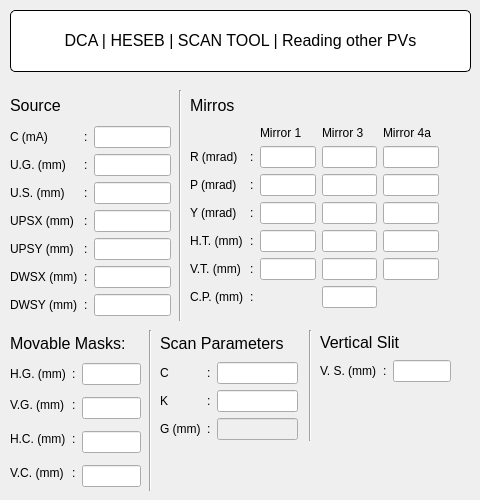
<?xml version="1.0" encoding="UTF-8"?>
<ui version="4.0">
 <class>moreVar</class>
 <widget class="QDialog" name="moreVar">
  <property name="geometry">
   <rect>
    <x>0</x>
    <y>0</y>
    <width>480</width>
    <height>500</height>
   </rect>
  </property>
  <property name="windowTitle">
   <string>Reading other PVs</string>
  </property>
  <widget class="QLabel" name="lblTitle_4">
   <property name="geometry">
    <rect>
     <x>10</x>
     <y>10</y>
     <width>461</width>
     <height>62</height>
    </rect>
   </property>
   <property name="sizePolicy">
    <sizepolicy hsizetype="Minimum" vsizetype="Minimum">
     <horstretch>0</horstretch>
     <verstretch>0</verstretch>
    </sizepolicy>
   </property>
   <property name="font">
    <font>
     <pointsize>12</pointsize>
    </font>
   </property>
   <property name="styleSheet">
    <string notr="true">background-color: rgb(255, 255, 255);
border: 1px solid black;
border-radius: 5px;
margin-top: 0.5em;
subcontrol-origin: margin;
left: 10px;
padding: 0 3px 0 3px;</string>
   </property>
   <property name="text">
    <string>&lt;html&gt;&lt;head/&gt;&lt;body&gt;&lt;p&gt;DCA | HESEB | SCAN TOOL | Reading other PVs&lt;/p&gt;&lt;/body&gt;&lt;/html&gt;</string>
   </property>
   <property name="alignment">
    <set>Qt::AlignCenter</set>
   </property>
   <property name="margin">
    <number>11</number>
   </property>
  </widget>
  <widget class="Line" name="line_2">
   <property name="geometry">
    <rect>
     <x>170</x>
     <y>90</y>
     <width>20</width>
     <height>231</height>
    </rect>
   </property>
   <property name="orientation">
    <enum>Qt::Vertical</enum>
   </property>
  </widget>
  <widget class="Line" name="line_3">
   <property name="geometry">
    <rect>
     <x>140</x>
     <y>330</y>
     <width>20</width>
     <height>161</height>
    </rect>
   </property>
   <property name="orientation">
    <enum>Qt::Vertical</enum>
   </property>
  </widget>
  <widget class="Line" name="line_4">
   <property name="geometry">
    <rect>
     <x>300</x>
     <y>330</y>
     <width>20</width>
     <height>111</height>
    </rect>
   </property>
   <property name="orientation">
    <enum>Qt::Vertical</enum>
   </property>
  </widget>
  <widget class="QWidget" name="">
   <property name="geometry">
    <rect>
     <x>10</x>
     <y>330</y>
     <width>131</width>
     <height>157</height>
    </rect>
   </property>
   <layout class="QVBoxLayout" name="verticalLayout_3">
    <item>
     <widget class="QLabel" name="label_9">
      <property name="font">
       <font>
        <pointsize>12</pointsize>
       </font>
      </property>
      <property name="text">
       <string>Movable Masks:</string>
      </property>
     </widget>
    </item>
    <item>
     <layout class="QGridLayout" name="gridLayout_2">
      <item row="0" column="0">
       <widget class="QLabel" name="label">
        <property name="text">
         <string>H.G. (mm)</string>
        </property>
       </widget>
      </item>
      <item row="0" column="1">
       <widget class="QLabel" name="label_6">
        <property name="text">
         <string>:</string>
        </property>
       </widget>
      </item>
      <item row="0" column="2">
       <widget class="QELineEdit" name="qelineedit">
        <property name="enabled">
         <bool>true</bool>
        </property>
        <property name="autoFillBackground">
         <bool>false</bool>
        </property>
        <property name="variable" stdset="0">
         <string>I11FE-MM:getXGap</string>
        </property>
       </widget>
      </item>
      <item row="1" column="0" rowspan="2">
       <widget class="QLabel" name="label_3">
        <property name="text">
         <string>V.G. (mm)</string>
        </property>
       </widget>
      </item>
      <item row="1" column="1" rowspan="2" colspan="2">
       <widget class="QLabel" name="label_5">
        <property name="text">
         <string>:</string>
        </property>
       </widget>
      </item>
      <item row="2" column="2">
       <widget class="QELineEdit" name="qelineedit_2">
        <property name="enabled">
         <bool>true</bool>
        </property>
        <property name="autoFillBackground">
         <bool>false</bool>
        </property>
        <property name="variable" stdset="0">
         <string>I11FE-MM:getYGap</string>
        </property>
       </widget>
      </item>
      <item row="3" column="0" rowspan="2">
       <widget class="QLabel" name="label_2">
        <property name="text">
         <string>H.C. (mm)</string>
        </property>
       </widget>
      </item>
      <item row="3" column="1" rowspan="2" colspan="2">
       <widget class="QLabel" name="label_7">
        <property name="text">
         <string>:</string>
        </property>
       </widget>
      </item>
      <item row="4" column="2">
       <widget class="QELineEdit" name="qelineedit_3">
        <property name="enabled">
         <bool>true</bool>
        </property>
        <property name="autoFillBackground">
         <bool>false</bool>
        </property>
        <property name="variable" stdset="0">
         <string>I11FE-MM:getXCenter</string>
        </property>
       </widget>
      </item>
      <item row="5" column="0" rowspan="2">
       <widget class="QLabel" name="label_4">
        <property name="text">
         <string>V.C. (mm)</string>
        </property>
       </widget>
      </item>
      <item row="5" column="1" rowspan="2" colspan="2">
       <widget class="QLabel" name="label_8">
        <property name="text">
         <string>:</string>
        </property>
       </widget>
      </item>
      <item row="6" column="2">
       <widget class="QELineEdit" name="qelineedit_4">
        <property name="enabled">
         <bool>true</bool>
        </property>
        <property name="autoFillBackground">
         <bool>false</bool>
        </property>
        <property name="variable" stdset="0">
         <string>I11FE-MM:getYCenter</string>
        </property>
       </widget>
      </item>
     </layout>
    </item>
   </layout>
  </widget>
  <widget class="QWidget" name="">
   <property name="geometry">
    <rect>
     <x>160</x>
     <y>330</y>
     <width>138</width>
     <height>110</height>
    </rect>
   </property>
   <layout class="QVBoxLayout" name="verticalLayout_4">
    <item>
     <widget class="QLabel" name="label_46">
      <property name="font">
       <font>
        <pointsize>12</pointsize>
       </font>
      </property>
      <property name="text">
       <string>Scan Parameters</string>
      </property>
     </widget>
    </item>
    <item>
     <layout class="QGridLayout" name="gridLayout_4">
      <item row="0" column="0">
       <widget class="QLabel" name="label_36">
        <property name="text">
         <string>C</string>
        </property>
       </widget>
      </item>
      <item row="0" column="1">
       <widget class="QLabel" name="label_37">
        <property name="text">
         <string>:</string>
        </property>
       </widget>
      </item>
      <item row="1" column="0">
       <widget class="QLabel" name="label_38">
        <property name="text">
         <string>K</string>
        </property>
       </widget>
      </item>
      <item row="2" column="0">
       <widget class="QLabel" name="label_40">
        <property name="text">
         <string>G (mm)</string>
        </property>
       </widget>
      </item>
      <item row="2" column="1">
       <widget class="QLabel" name="label_41">
        <property name="text">
         <string>:</string>
        </property>
       </widget>
      </item>
      <item row="1" column="1">
       <widget class="QLabel" name="label_39">
        <property name="text">
         <string>:</string>
        </property>
       </widget>
      </item>
      <item row="1" column="2">
       <widget class="QELineEdit" name="qelineedit_18">
        <property name="enabled">
         <bool>true</bool>
        </property>
        <property name="autoFillBackground">
         <bool>false</bool>
        </property>
        <property name="variable" stdset="0">
         <string>I11OH-PGM:DiffractionOrder</string>
        </property>
       </widget>
      </item>
      <item row="0" column="2">
       <widget class="QELineEdit" name="qelineedit_17">
        <property name="enabled">
         <bool>true</bool>
        </property>
        <property name="autoFillBackground">
         <bool>false</bool>
        </property>
        <property name="variable" stdset="0">
         <string>I11OH-PGM:getMagnificationMagnitude</string>
        </property>
       </widget>
      </item>
      <item row="2" column="2">
       <widget class="QELineEdit" name="qelineedit_19">
        <property name="enabled">
         <bool>false</bool>
        </property>
        <property name="autoFillBackground">
         <bool>false</bool>
        </property>
        <property name="variable" stdset="0">
         <string/>
        </property>
       </widget>
      </item>
     </layout>
    </item>
   </layout>
  </widget>
  <widget class="QWidget" name="">
   <property name="geometry">
    <rect>
     <x>10</x>
     <y>90</y>
     <width>161</width>
     <height>226</height>
    </rect>
   </property>
   <layout class="QVBoxLayout" name="verticalLayout_2">
    <item>
     <widget class="QLabel" name="label_31">
      <property name="font">
       <font>
        <pointsize>12</pointsize>
       </font>
      </property>
      <property name="text">
       <string>Source</string>
      </property>
     </widget>
    </item>
    <item>
     <layout class="QGridLayout" name="gridLayout_3">
      <item row="5" column="2">
       <widget class="QELineEdit" name="qelineedit_15">
        <property name="enabled">
         <bool>true</bool>
        </property>
        <property name="autoFillBackground">
         <bool>false</bool>
        </property>
        <property name="variable" stdset="0">
         <string>SR-DI-LBR9-bpm1:getSlowAcquisitionXScale</string>
        </property>
        <property name="precision">
         <number>3</number>
        </property>
        <property name="useDbPrecision">
         <bool>false</bool>
        </property>
       </widget>
      </item>
      <item row="2" column="2">
       <widget class="QELineEdit" name="qelineedit_12">
        <property name="enabled">
         <bool>true</bool>
        </property>
        <property name="autoFillBackground">
         <bool>false</bool>
        </property>
        <property name="variable" stdset="0">
         <string>ID11:getShift</string>
        </property>
        <property name="precision">
         <number>3</number>
        </property>
        <property name="useDbPrecision">
         <bool>false</bool>
        </property>
       </widget>
      </item>
      <item row="4" column="1">
       <widget class="QLabel" name="label_30">
        <property name="text">
         <string>:</string>
        </property>
       </widget>
      </item>
      <item row="1" column="0">
       <widget class="QLabel" name="label_23">
        <property name="text">
         <string>U.G. (mm)</string>
        </property>
       </widget>
      </item>
      <item row="1" column="2">
       <widget class="QELineEdit" name="qelineedit_11">
        <property name="enabled">
         <bool>true</bool>
        </property>
        <property name="autoFillBackground">
         <bool>false</bool>
        </property>
        <property name="variable" stdset="0">
         <string>ID11:getGap</string>
        </property>
        <property name="precision">
         <number>3</number>
        </property>
        <property name="useDbPrecision">
         <bool>false</bool>
        </property>
       </widget>
      </item>
      <item row="5" column="1">
       <widget class="QLabel" name="label_33">
        <property name="text">
         <string>:</string>
        </property>
       </widget>
      </item>
      <item row="2" column="1">
       <widget class="QLabel" name="label_26">
        <property name="text">
         <string>:</string>
        </property>
       </widget>
      </item>
      <item row="4" column="2">
       <widget class="QELineEdit" name="qelineedit_14">
        <property name="enabled">
         <bool>true</bool>
        </property>
        <property name="autoFillBackground">
         <bool>false</bool>
        </property>
        <property name="variable" stdset="0">
         <string>SR-DI-LBR8-bpm4:getSlowAcquisitionYScale</string>
        </property>
        <property name="precision">
         <number>3</number>
        </property>
        <property name="useDbPrecision">
         <bool>false</bool>
        </property>
       </widget>
      </item>
      <item row="1" column="1">
       <widget class="QLabel" name="label_24">
        <property name="text">
         <string>:</string>
        </property>
       </widget>
      </item>
      <item row="0" column="1">
       <widget class="QLabel" name="label_22">
        <property name="text">
         <string>:</string>
        </property>
       </widget>
      </item>
      <item row="0" column="0">
       <widget class="QLabel" name="label_21">
        <property name="text">
         <string>C (mA)</string>
        </property>
       </widget>
      </item>
      <item row="0" column="2">
       <widget class="QELineEdit" name="qelineedit_10">
        <property name="enabled">
         <bool>true</bool>
        </property>
        <property name="autoFillBackground">
         <bool>false</bool>
        </property>
        <property name="variable" stdset="0">
         <string>SRC01-DI-DCCT1:getDcctCurrent</string>
        </property>
        <property name="precision">
         <number>2</number>
        </property>
        <property name="useDbPrecision">
         <bool>false</bool>
        </property>
       </widget>
      </item>
      <item row="5" column="0">
       <widget class="QLabel" name="label_32">
        <property name="text">
         <string>DWSX (mm)</string>
        </property>
       </widget>
      </item>
      <item row="2" column="0">
       <widget class="QLabel" name="label_25">
        <property name="text">
         <string>U.S. (mm)</string>
        </property>
       </widget>
      </item>
      <item row="3" column="2">
       <widget class="QELineEdit" name="qelineedit_13">
        <property name="enabled">
         <bool>true</bool>
        </property>
        <property name="autoFillBackground">
         <bool>false</bool>
        </property>
        <property name="variable" stdset="0">
         <string>SR-DI-LBR8-bpm4:getSlowAcquisitionXScale</string>
        </property>
        <property name="precision">
         <number>3</number>
        </property>
        <property name="useDbPrecision">
         <bool>false</bool>
        </property>
       </widget>
      </item>
      <item row="3" column="1">
       <widget class="QLabel" name="label_28">
        <property name="text">
         <string>:</string>
        </property>
       </widget>
      </item>
      <item row="4" column="0">
       <widget class="QLabel" name="label_29">
        <property name="text">
         <string>UPSY (mm)</string>
        </property>
       </widget>
      </item>
      <item row="3" column="0">
       <widget class="QLabel" name="label_27">
        <property name="text">
         <string>UPSX (mm)</string>
        </property>
       </widget>
      </item>
      <item row="6" column="0">
       <widget class="QLabel" name="label_34">
        <property name="text">
         <string>DWSY (mm)</string>
        </property>
       </widget>
      </item>
      <item row="6" column="1">
       <widget class="QLabel" name="label_35">
        <property name="text">
         <string>:</string>
        </property>
       </widget>
      </item>
      <item row="6" column="2">
       <widget class="QELineEdit" name="qelineedit_16">
        <property name="enabled">
         <bool>true</bool>
        </property>
        <property name="autoFillBackground">
         <bool>false</bool>
        </property>
        <property name="variable" stdset="0">
         <string>SR-DI-LBR9-bpm1:getSlowAcquisitionYScale</string>
        </property>
        <property name="precision">
         <number>3</number>
        </property>
        <property name="useDbPrecision">
         <bool>false</bool>
        </property>
       </widget>
      </item>
     </layout>
    </item>
   </layout>
  </widget>
  <widget class="QWidget" name="">
   <property name="geometry">
    <rect>
     <x>190</x>
     <y>90</y>
     <width>249</width>
     <height>218</height>
    </rect>
   </property>
   <layout class="QVBoxLayout" name="verticalLayout">
    <item>
     <widget class="QLabel" name="label_88">
      <property name="font">
       <font>
        <pointsize>12</pointsize>
       </font>
      </property>
      <property name="text">
       <string>Mirros</string>
      </property>
     </widget>
    </item>
    <item>
     <layout class="QGridLayout" name="gridLayout_8">
      <item row="5" column="0">
       <widget class="QLabel" name="label_80">
        <property name="text">
         <string>V.T. (mm)</string>
        </property>
       </widget>
      </item>
      <item row="1" column="4">
       <widget class="QELineEdit" name="qelineedit_45">
        <property name="enabled">
         <bool>true</bool>
        </property>
        <property name="autoFillBackground">
         <bool>false</bool>
        </property>
        <property name="variable" stdset="0">
         <string>I11OH-M4:getRoll</string>
        </property>
        <property name="precision">
         <number>3</number>
        </property>
        <property name="useDbPrecision">
         <bool>false</bool>
        </property>
       </widget>
      </item>
      <item row="1" column="2">
       <widget class="QELineEdit" name="qelineedit_27">
        <property name="enabled">
         <bool>true</bool>
        </property>
        <property name="autoFillBackground">
         <bool>false</bool>
        </property>
        <property name="variable" stdset="0">
         <string>I11FE-M1:getRoll</string>
        </property>
        <property name="precision">
         <number>3</number>
        </property>
        <property name="useDbPrecision">
         <bool>false</bool>
        </property>
       </widget>
      </item>
      <item row="4" column="3">
       <widget class="QELineEdit" name="qelineedit_40">
        <property name="enabled">
         <bool>true</bool>
        </property>
        <property name="autoFillBackground">
         <bool>false</bool>
        </property>
        <property name="variable" stdset="0">
         <string>I11OH-M3:getHorizontal</string>
        </property>
        <property name="precision">
         <number>3</number>
        </property>
        <property name="useDbPrecision">
         <bool>false</bool>
        </property>
       </widget>
      </item>
      <item row="1" column="0">
       <widget class="QLabel" name="label_62">
        <property name="text">
         <string>R (mrad)</string>
        </property>
       </widget>
      </item>
      <item row="5" column="2">
       <widget class="QELineEdit" name="qelineedit_37">
        <property name="enabled">
         <bool>true</bool>
        </property>
        <property name="autoFillBackground">
         <bool>false</bool>
        </property>
        <property name="variable" stdset="0">
         <string>I11FE-M1:getVertical</string>
        </property>
        <property name="precision">
         <number>3</number>
        </property>
        <property name="useDbPrecision">
         <bool>false</bool>
        </property>
       </widget>
      </item>
      <item row="1" column="3">
       <widget class="QELineEdit" name="qelineedit_43">
        <property name="enabled">
         <bool>true</bool>
        </property>
        <property name="autoFillBackground">
         <bool>false</bool>
        </property>
        <property name="variable" stdset="0">
         <string>I11OH-M3:getRoll</string>
        </property>
        <property name="precision">
         <number>3</number>
        </property>
        <property name="useDbPrecision">
         <bool>false</bool>
        </property>
       </widget>
      </item>
      <item row="2" column="2">
       <widget class="QELineEdit" name="qelineedit_34">
        <property name="enabled">
         <bool>true</bool>
        </property>
        <property name="autoFillBackground">
         <bool>false</bool>
        </property>
        <property name="variable" stdset="0">
         <string>I11FE-M1:getPitch</string>
        </property>
        <property name="precision">
         <number>3</number>
        </property>
        <property name="useDbPrecision">
         <bool>false</bool>
        </property>
       </widget>
      </item>
      <item row="3" column="1">
       <widget class="QLabel" name="label_77">
        <property name="text">
         <string>:</string>
        </property>
       </widget>
      </item>
      <item row="5" column="4">
       <widget class="QELineEdit" name="qelineedit_47">
        <property name="enabled">
         <bool>true</bool>
        </property>
        <property name="autoFillBackground">
         <bool>false</bool>
        </property>
        <property name="variable" stdset="0">
         <string>I11OH-M4:getVertical</string>
        </property>
        <property name="precision">
         <number>3</number>
        </property>
        <property name="useDbPrecision">
         <bool>false</bool>
        </property>
       </widget>
      </item>
      <item row="3" column="2">
       <widget class="QELineEdit" name="qelineedit_35">
        <property name="enabled">
         <bool>true</bool>
        </property>
        <property name="autoFillBackground">
         <bool>false</bool>
        </property>
        <property name="variable" stdset="0">
         <string>I11FE-M1:getYaw</string>
        </property>
        <property name="precision">
         <number>3</number>
        </property>
        <property name="useDbPrecision">
         <bool>false</bool>
        </property>
       </widget>
      </item>
      <item row="5" column="1">
       <widget class="QLabel" name="label_81">
        <property name="text">
         <string>:</string>
        </property>
       </widget>
      </item>
      <item row="5" column="3">
       <widget class="QELineEdit" name="qelineedit_42">
        <property name="enabled">
         <bool>true</bool>
        </property>
        <property name="autoFillBackground">
         <bool>false</bool>
        </property>
        <property name="variable" stdset="0">
         <string>I11OH-M3:getVertical</string>
        </property>
        <property name="precision">
         <number>3</number>
        </property>
        <property name="useDbPrecision">
         <bool>false</bool>
        </property>
       </widget>
      </item>
      <item row="1" column="1">
       <widget class="QLabel" name="label_68">
        <property name="text">
         <string>:</string>
        </property>
       </widget>
      </item>
      <item row="3" column="3">
       <widget class="QELineEdit" name="qelineedit_39">
        <property name="enabled">
         <bool>true</bool>
        </property>
        <property name="autoFillBackground">
         <bool>false</bool>
        </property>
        <property name="variable" stdset="0">
         <string>I11OH-M3:getYaw</string>
        </property>
        <property name="precision">
         <number>3</number>
        </property>
        <property name="useDbPrecision">
         <bool>false</bool>
        </property>
       </widget>
      </item>
      <item row="2" column="0">
       <widget class="QLabel" name="label_73">
        <property name="text">
         <string>P (mrad)</string>
        </property>
       </widget>
      </item>
      <item row="2" column="4">
       <widget class="QELineEdit" name="qelineedit_46">
        <property name="enabled">
         <bool>true</bool>
        </property>
        <property name="autoFillBackground">
         <bool>false</bool>
        </property>
        <property name="variable" stdset="0">
         <string>I11OH-M4:getPitch</string>
        </property>
        <property name="precision">
         <number>3</number>
        </property>
        <property name="useDbPrecision">
         <bool>false</bool>
        </property>
       </widget>
      </item>
      <item row="0" column="4">
       <widget class="QLabel" name="label_86">
        <property name="text">
         <string>Mirror 4a</string>
        </property>
       </widget>
      </item>
      <item row="0" column="3">
       <widget class="QLabel" name="label_85">
        <property name="text">
         <string>Mirror 3</string>
        </property>
       </widget>
      </item>
      <item row="6" column="3">
       <widget class="QELineEdit" name="qelineedit_38">
        <property name="enabled">
         <bool>true</bool>
        </property>
        <property name="autoFillBackground">
         <bool>false</bool>
        </property>
        <property name="variable" stdset="0">
         <string>I11R1-MO-MC3:OH-M3-STP-SWX.RBV</string>
        </property>
        <property name="precision">
         <number>3</number>
        </property>
        <property name="useDbPrecision">
         <bool>false</bool>
        </property>
        <property name="leadingZero">
         <bool>true</bool>
        </property>
       </widget>
      </item>
      <item row="0" column="2">
       <widget class="QLabel" name="label_84">
        <property name="text">
         <string>Mirror 1</string>
        </property>
       </widget>
      </item>
      <item row="4" column="1">
       <widget class="QLabel" name="label_79">
        <property name="text">
         <string>:</string>
        </property>
       </widget>
      </item>
      <item row="4" column="0">
       <widget class="QLabel" name="label_78">
        <property name="text">
         <string>H.T. (mm)</string>
        </property>
       </widget>
      </item>
      <item row="4" column="2">
       <widget class="QELineEdit" name="qelineedit_36">
        <property name="enabled">
         <bool>true</bool>
        </property>
        <property name="autoFillBackground">
         <bool>false</bool>
        </property>
        <property name="variable" stdset="0">
         <string>I11FE-M1:getHorizontal</string>
        </property>
        <property name="precision">
         <number>3</number>
        </property>
        <property name="useDbPrecision">
         <bool>false</bool>
        </property>
       </widget>
      </item>
      <item row="2" column="1">
       <widget class="QLabel" name="label_74">
        <property name="text">
         <string>:</string>
        </property>
       </widget>
      </item>
      <item row="6" column="0">
       <widget class="QLabel" name="label_87">
        <property name="text">
         <string>C.P. (mm)</string>
        </property>
       </widget>
      </item>
      <item row="2" column="3">
       <widget class="QELineEdit" name="qelineedit_41">
        <property name="enabled">
         <bool>true</bool>
        </property>
        <property name="autoFillBackground">
         <bool>false</bool>
        </property>
        <property name="variable" stdset="0">
         <string>I11OH-M3:getPitch</string>
        </property>
        <property name="precision">
         <number>3</number>
        </property>
        <property name="useDbPrecision">
         <bool>false</bool>
        </property>
       </widget>
      </item>
      <item row="3" column="4">
       <widget class="QELineEdit" name="qelineedit_49">
        <property name="enabled">
         <bool>true</bool>
        </property>
        <property name="autoFillBackground">
         <bool>false</bool>
        </property>
        <property name="variable" stdset="0">
         <string>I11OH-M4:getYaw</string>
        </property>
        <property name="precision">
         <number>3</number>
        </property>
        <property name="useDbPrecision">
         <bool>false</bool>
        </property>
       </widget>
      </item>
      <item row="3" column="0">
       <widget class="QLabel" name="label_76">
        <property name="text">
         <string>Y (mrad)</string>
        </property>
       </widget>
      </item>
      <item row="4" column="4">
       <widget class="QELineEdit" name="qelineedit_48">
        <property name="enabled">
         <bool>true</bool>
        </property>
        <property name="autoFillBackground">
         <bool>false</bool>
        </property>
        <property name="variable" stdset="0">
         <string>I11OH-M4:getHorizontal</string>
        </property>
        <property name="precision">
         <number>3</number>
        </property>
        <property name="useDbPrecision">
         <bool>false</bool>
        </property>
       </widget>
      </item>
      <item row="6" column="1">
       <widget class="QLabel" name="label_82">
        <property name="text">
         <string>:</string>
        </property>
       </widget>
      </item>
     </layout>
    </item>
   </layout>
  </widget>
  <widget class="QWidget" name="">
   <property name="geometry">
    <rect>
     <x>320</x>
     <y>330</y>
     <width>131</width>
     <height>52</height>
    </rect>
   </property>
   <layout class="QVBoxLayout" name="verticalLayout_5">
    <item>
     <widget class="QLabel" name="label_64">
      <property name="font">
       <font>
        <pointsize>12</pointsize>
       </font>
      </property>
      <property name="text">
       <string>Vertical Slit</string>
      </property>
     </widget>
    </item>
    <item>
     <layout class="QGridLayout" name="gridLayout_6">
      <item row="0" column="0">
       <widget class="QLabel" name="label_58">
        <property name="text">
         <string>V. S. (mm)</string>
        </property>
       </widget>
      </item>
      <item row="0" column="2">
       <widget class="QELineEdit" name="qelineedit_28">
        <property name="enabled">
         <bool>true</bool>
        </property>
        <property name="autoFillBackground">
         <bool>false</bool>
        </property>
        <property name="variable" stdset="0">
         <string>I11OH-PGM:M3:getSlitSize</string>
        </property>
        <property name="precision">
         <number>3</number>
        </property>
        <property name="useDbPrecision">
         <bool>false</bool>
        </property>
       </widget>
      </item>
      <item row="0" column="1">
       <widget class="QLabel" name="label_59">
        <property name="text">
         <string>:</string>
        </property>
       </widget>
      </item>
     </layout>
    </item>
   </layout>
  </widget>
 </widget>
 <customwidgets>
  <customwidget>
   <class>QELineEdit</class>
   <extends>QLineEdit</extends>
   <header>QELineEdit.h</header>
  </customwidget>
 </customwidgets>
 <resources/>
 <connections/>
</ui>
